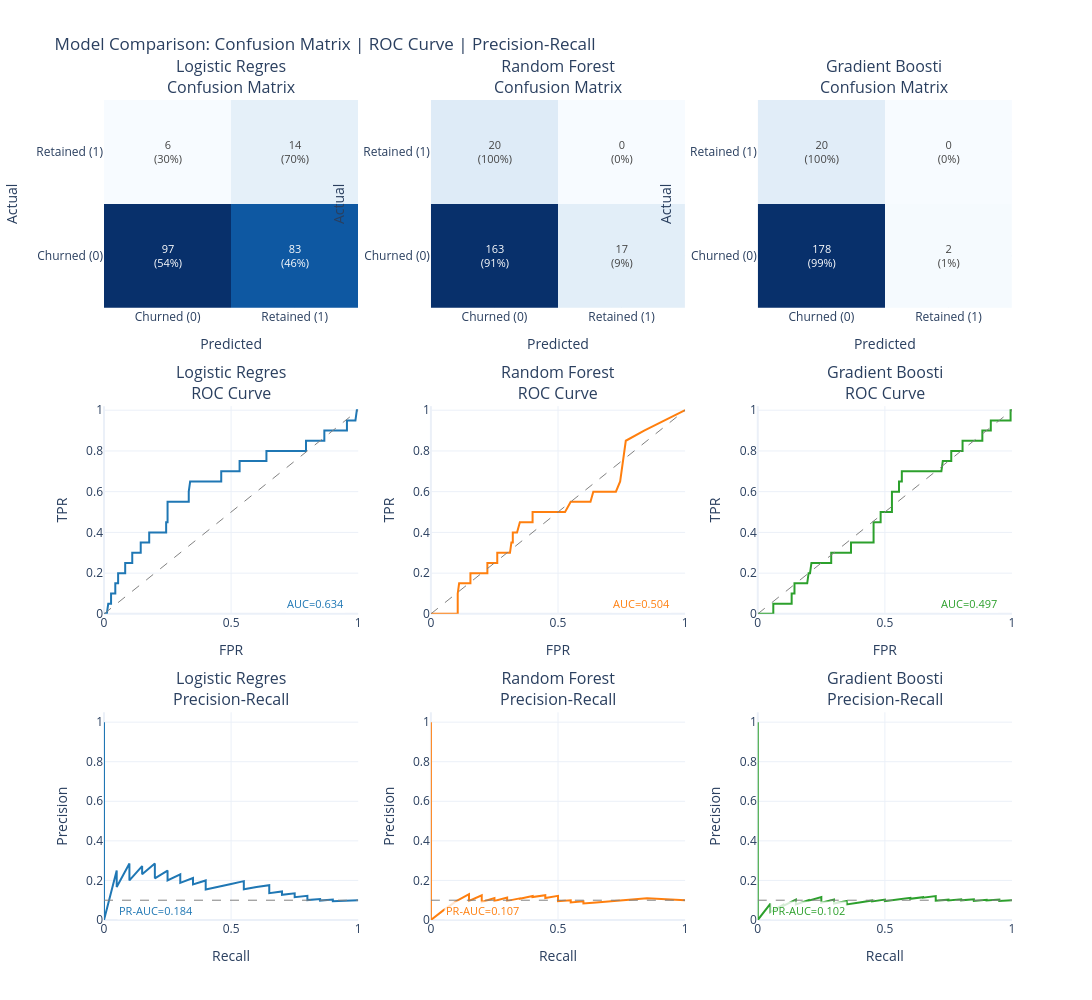

This figure's notebook cell:
### Markdown cell above
## 8.6 Model Comparison Grid

This visualization shows all models side-by-side with:
- **Row 1**: Confusion matrices (counts and percentages)
- **Row 2**: ROC curves with AUC scores
- **Row 3**: Precision-Recall curves with PR-AUC scores

**📖 How to Read:**
- **Confusion Matrix**: Diagonal = correct predictions. Off-diagonal = errors.
- **ROC Curve**: Higher curve = better. AUC > 0.8 is good, > 0.9 is excellent.
- **PR Curve**: Higher curve = better at finding positives without false alarms.

### Code cell
if not _skip_modeling:
    grid_results = {
        name: {"y_pred": data["y_pred"], "y_pred_proba": data["y_pred_proba"]}
        for name, data in model_predictions.items()
    }

    if _is_binary:
        fig = charts.model_comparison_grid(
            grid_results, y_test,
            class_labels=["Churned (0)", "Retained (1)"],
            title="Model Comparison: Confusion Matrix | ROC Curve | Precision-Recall"
        )
        display_figure(fig)
    else:
        import numpy as np
        import plotly.graph_objects as go
        from plotly.subplots import make_subplots
        from sklearn.metrics import confusion_matrix

        model_names = list(grid_results.keys())
        n_models = len(model_names)
        fig = make_subplots(rows=1, cols=n_models, subplot_titles=[f"{n[:20]}" for n in model_names])
        for i, name in enumerate(model_names):
            cm = confusion_matrix(y_test, grid_results[name]["y_pred"])
            fig.add_trace(go.Heatmap(
                z=cm, x=list(range(cm.shape[1])), y=list(range(cm.shape[0])),
                text=cm.astype(str), texttemplate="%{text}", showscale=False,
                colorscale="Blues",
            ), row=1, col=i + 1)
        fig.update_layout(title="Model Comparison: Confusion Matrices (multiclass)", height=400, width=350 * n_models + 50)
        display_figure(fig)

    print("\n" + "=" * 80)
    print("METRICS SUMMARY")
    print("=" * 80)
    _metrics_cols = ["Model", "Test AUC", "F1-Score", "Precision", "Recall"]
    if _is_binary:
        _metrics_cols.insert(2, "PR-AUC")
    display_table(results_df[_metrics_cols])

### Figure 1 — Plotly figure (JSON) as saved in the notebook; plotly's stock layout.template omitted (floating-point values rounded to 4 significant figures; data arrays with more than 128 entries replaced by an {"elided": "..."} marker saying what was removed)
{"data": [{"colorscale": [[0.0, "rgb(247,251,255)"], [0.125, "rgb(222,235,247)"], [0.25, "rgb(198,219,239)"], [0.375, "rgb(158,202,225)"], [0.5, "rgb(107,174,214)"], [0.625, "rgb(66,146,198)"], [0.75, "rgb(33,113,181)"], [0.875, "rgb(8,81,156)"], [1.0, "rgb(8,48,107)"]], "hovertemplate": "Actual: %{y}<br>Predicted: %{x}<br>Count: %{z}<extra></extra>", "showscale": false, "text": [["97<br>(54%)", "83<br>(46%)"], ["6<br>(30%)", "14<br>(70%)"]], "textfont": {"size": 11}, "texttemplate": "%{text}", "type": "heatmap", "x": ["Churned (0)", "Retained (1)"], "xaxis": "x", "y": ["Churned (0)", "Retained (1)"], "yaxis": "y", "z": [[97, 83], [6, 14]]}, {"hovertemplate": "FPR: %{x:.2f}<br>TPR: %{y:.2f}<extra></extra>", "line": {"color": "#1f77b4", "width": 2}, "mode": "lines", "name": "AUC=0.634", "showlegend": false, "type": "scatter", "x": [0.0, 0.005556, 0.01111, 0.01667, 0.02778, 0.02778, 0.04444, 0.04444, 0.05556, 0.05556, 0.08333, 0.08333, 0.1111, 0.1111, 0.1222, 0.1444, 0.1444, 0.1778, 0.1778, 0.1833, 0.1944, 0.2056, 0.2167, 0.2444, 0.2444, 0.25, 0.25, 0.2944, 0.3056, 0.3333, 0.3333, 0.3389, 0.35, 0.3611, 0.3722, 0.3833, 0.3889, 0.4111, 0.4167, 0.4278, 0.4611, 0.4611, 0.4944, 0.5167, 0.5333, 0.5333, 0.5944, 0.6056, 0.6222, 0.6333, 0.6389, 0.6389, 0.65, 0.6889, 0.7, 0.7944, 0.7944, 0.8056, 0.8111, 0.8333, 0.8667, 0.8667, 0.8833, 0.8944, 0.9556, 0.9556, 0.9889, 0.9944, 1.0], "xaxis": "x4", "y": [0.0, 0.0, 0.0, 0.05, 0.05, 0.1, 0.1, 0.15, 0.15, 0.2, 0.2, 0.25, 0.25, 0.3, 0.3, 0.3, 0.35, 0.35, 0.4, 0.4, 0.4, 0.4, 0.4, 0.4, 0.45, 0.45, 0.55, 0.55, 0.55, 0.55, 0.6, 0.65, 0.65, 0.65, 0.65, 0.65, 0.65, 0.65, 0.65, 0.65, 0.65, 0.7, 0.7, 0.7, 0.7, 0.75, 0.75, 0.75, 0.75, 0.75, 0.75, 0.8, 0.8, 0.8, 0.8, 0.8, 0.85, 0.85, 0.85, 0.85, 0.85, 0.9, 0.9, 0.9, 0.9, 0.95, 0.95, 1.0, 1.0], "yaxis": "y4"}, {"hoverinfo": "skip", "line": {"color": "gray", "dash": "dash", "width": 1}, "mode": "lines", "showlegend": false, "type": "scatter", "x": [0, 1], "xaxis": "x4", "y": [0, 1], "yaxis": "y4"}, {"hovertemplate": "Recall: %{x:.2f}<br>Precision: %{y:.2f}<extra></extra>", "line": {"color": "#1f77b4", "width": 2}, "mode": "lines", "name": "PR-AUC=0.184", "showlegend": false, "type": "scatter", "x": {"elided": "178 float values"}, "xaxis": "x7", "y": {"elided": "178 float values"}, "yaxis": "y7"}, {"hoverinfo": "skip", "line": {"color": "gray", "dash": "dash", "width": 1}, "mode": "lines", "showlegend": false, "type": "scatter", "x": [0, 1], "xaxis": "x7", "y": [0.1, 0.1], "yaxis": "y7"}, {"colorscale": [[0.0, "rgb(247,251,255)"], [0.125, "rgb(222,235,247)"], [0.25, "rgb(198,219,239)"], [0.375, "rgb(158,202,225)"], [0.5, "rgb(107,174,214)"], [0.625, "rgb(66,146,198)"], [0.75, "rgb(33,113,181)"], [0.875, "rgb(8,81,156)"], [1.0, "rgb(8,48,107)"]], "hovertemplate": "Actual: %{y}<br>Predicted: %{x}<br>Count: %{z}<extra></extra>", "showscale": false, "text": [["163<br>(91%)", "17<br>(9%)"], ["20<br>(100%)", "0<br>(0%)"]], "textfont": {"size": 11}, "texttemplate": "%{text}", "type": "heatmap", "x": ["Churned (0)", "Retained (1)"], "xaxis": "x2", "y": ["Churned (0)", "Retained (1)"], "yaxis": "y2", "z": [[163, 17], [20, 0]]}, {"hovertemplate": "FPR: %{x:.2f}<br>TPR: %{y:.2f}<extra></extra>", "line": {"color": "#ff7f0e", "width": 2}, "mode": "lines", "name": "AUC=0.504", "showlegend": false, "type": "scatter", "x": [0.0, 0.005556, 0.01667, 0.05556, 0.06667, 0.1056, 0.1056, 0.1111, 0.1389, 0.15, 0.1556, 0.1556, 0.2222, 0.2222, 0.2278, 0.2389, 0.2611, 0.2611, 0.2944, 0.3056, 0.3111, 0.3167, 0.3222, 0.3222, 0.3389, 0.35, 0.3611, 0.4, 0.4, 0.4111, 0.4222, 0.4333, 0.4611, 0.4722, 0.4778, 0.4944, 0.5, 0.5222, 0.5278, 0.55, 0.5611, 0.5722, 0.5889, 0.6056, 0.6278, 0.6389, 0.65, 0.6833, 0.6944, 0.7278, 0.7444, 0.7667, 0.8389, 1.0], "xaxis": "x5", "y": [0.0, 0.0, 0.0, 0.0, 0.0, 0.0, 0.1, 0.15, 0.15, 0.15, 0.15, 0.2, 0.2, 0.25, 0.25, 0.25, 0.25, 0.3, 0.3, 0.3, 0.3, 0.35, 0.35, 0.4, 0.4, 0.45, 0.45, 0.45, 0.5, 0.5, 0.5, 0.5, 0.5, 0.5, 0.5, 0.5, 0.5, 0.5, 0.5, 0.55, 0.55, 0.55, 0.55, 0.55, 0.55, 0.6, 0.6, 0.6, 0.6, 0.6, 0.65, 0.85, 0.9, 1.0], "yaxis": "y5"}, {"hoverinfo": "skip", "line": {"color": "gray", "dash": "dash", "width": 1}, "mode": "lines", "showlegend": false, "type": "scatter", "x": [0, 1], "xaxis": "x5", "y": [0, 1], "yaxis": "y5"}, {"hovertemplate": "Recall: %{x:.2f}<br>Precision: %{y:.2f}<extra></extra>", "line": {"color": "#ff7f0e", "width": 2}, "mode": "lines", "name": "PR-AUC=0.107", "showlegend": false, "type": "scatter", "x": [1.0, 0.9, 0.85, 0.65, 0.6, 0.6, 0.6, 0.6, 0.6, 0.6, 0.6, 0.55, 0.55, 0.55, 0.55, 0.55, 0.55, 0.55, 0.55, 0.55, 0.55, 0.55, 0.55, 0.5, 0.5, 0.5, 0.5, 0.5, 0.5, 0.5, 0.5, 0.5, 0.5, 0.5, 0.5, 0.5, 0.5, 0.5, 0.5, 0.5, 0.45, 0.45, 0.45, 0.45, 0.45, 0.45, 0.45, 0.45, 0.45, 0.4, 0.4, 0.4, 0.4, 0.35, 0.35, 0.3, 0.3, 0.3, 0.3, 0.3, 0.3, 0.3, 0.3, 0.3, 0.25, 0.25, 0.25, 0.25, 0.25, 0.25, 0.25, 0.2, 0.2, 0.2, 0.2, 0.2, 0.2, 0.2, 0.2, 0.2, 0.2, 0.2, 0.2, 0.2, 0.15, 0.15, 0.15, 0.15, 0.15, 0.15, 0.15, 0.15, 0.1, 0.05, 0.0, 0.0, 0.0, 0.0, 0.0, 0.0, 0.0, 0.0, 0.0, 0.0, 0.0, 0.0, 0.0, 0.0, 0.0, 0.0, 0.0, 0.0], "xaxis": "x8", "y": [0.1, 0.1065, 0.1097, 0.08844, 0.08392, 0.08759, 0.08824, 0.08889, 0.09302, 0.09375, 0.09449, 0.08871, 0.08943, 0.09016, 0.09091, 0.09167, 0.09402, 0.09483, 0.09565, 0.09649, 0.09821, 0.0991, 0.1, 0.09524, 0.09615, 0.09804, 0.1, 0.101, 0.1042, 0.1053, 0.1075, 0.1087, 0.1099, 0.1111, 0.1124, 0.1136, 0.1163, 0.1176, 0.119, 0.122, 0.1111, 0.1125, 0.1139, 0.1154, 0.1169, 0.1184, 0.12, 0.1216, 0.125, 0.1159, 0.1176, 0.1194, 0.1212, 0.1077, 0.1094, 0.09677, 0.09836, 0.1017, 0.1034, 0.1053, 0.1071, 0.1091, 0.1111, 0.1132, 0.09615, 0.09804, 0.1, 0.102, 0.1042, 0.1087, 0.1111, 0.09091, 0.09302, 0.09524, 0.09756, 0.1, 0.1026, 0.1053, 0.1081, 0.1111, 0.1143, 0.1176, 0.1212, 0.125, 0.09677, 0.1, 0.1071, 0.1111, 0.1154, 0.12, 0.125, 0.1304, 0.09524, 0.05, 0.0, 0.0, 0.0, 0.0, 0.0, 0.0, 0.0, 0.0, 0.0, 0.0, 0.0, 0.0, 0.0, 0.0, 0.0, 0.0, 0.0, 1.0], "yaxis": "y8"}, {"hoverinfo": "skip", "line": {"color": "gray", "dash": "dash", "width": 1}, "mode": "lines", "showlegend": false, "type": "scatter", "x": [0, 1], "xaxis": "x8", "y": [0.1, 0.1], "yaxis": "y8"}, {"colorscale": [[0.0, "rgb(247,251,255)"], [0.125, "rgb(222,235,247)"], [0.25, "rgb(198,219,239)"], [0.375, "rgb(158,202,225)"], [0.5, "rgb(107,174,214)"], [0.625, "rgb(66,146,198)"], [0.75, "rgb(33,113,181)"], [0.875, "rgb(8,81,156)"], [1.0, "rgb(8,48,107)"]], "hovertemplate": "Actual: %{y}<br>Predicted: %{x}<br>Count: %{z}<extra></extra>", "showscale": false, "text": [["178<br>(99%)", "2<br>(1%)"], ["20<br>(100%)", "0<br>(0%)"]], "textfont": {"size": 11}, "texttemplate": "%{text}", "type": "heatmap", "x": ["Churned (0)", "Retained (1)"], "xaxis": "x3", "y": ["Churned (0)", "Retained (1)"], "yaxis": "y3", "z": [[178, 2], [20, 0]]}, {"hovertemplate": "FPR: %{x:.2f}<br>TPR: %{y:.2f}<extra></extra>", "line": {"color": "#2ca02c", "width": 2}, "mode": "lines", "name": "AUC=0.497", "showlegend": false, "type": "scatter", "x": [0.0, 0.005556, 0.01667, 0.02778, 0.03333, 0.04444, 0.06111, 0.06111, 0.09444, 0.1056, 0.1111, 0.1222, 0.1333, 0.1333, 0.1444, 0.1444, 0.1944, 0.2, 0.2056, 0.2111, 0.2889, 0.2889, 0.3056, 0.3278, 0.3556, 0.3667, 0.3667, 0.3944, 0.4056, 0.4167, 0.4278, 0.4444, 0.4556, 0.4556, 0.4667, 0.4833, 0.4833, 0.4944, 0.5167, 0.5278, 0.5278, 0.5444, 0.5556, 0.5556, 0.5667, 0.5667, 0.6056, 0.6222, 0.6833, 0.7056, 0.7222, 0.7278, 0.7444, 0.7556, 0.7611, 0.7611, 0.7667, 0.7778, 0.7944, 0.8056, 0.8056, 0.8556, 0.8667, 0.8833, 0.8833, 0.9056, 0.9167, 0.9167, 0.9944, 0.9944, 1.0], "xaxis": "x6", "y": [0.0, 0.0, 0.0, 0.0, 0.0, 0.0, 0.0, 0.05, 0.05, 0.05, 0.05, 0.05, 0.05, 0.1, 0.1, 0.15, 0.15, 0.2, 0.2, 0.25, 0.25, 0.3, 0.3, 0.3, 0.3, 0.3, 0.35, 0.35, 0.35, 0.35, 0.35, 0.35, 0.35, 0.45, 0.45, 0.45, 0.5, 0.5, 0.5, 0.5, 0.6, 0.6, 0.6, 0.65, 0.65, 0.7, 0.7, 0.7, 0.7, 0.7, 0.7, 0.75, 0.75, 0.75, 0.75, 0.8, 0.8, 0.8, 0.8, 0.8, 0.85, 0.85, 0.85, 0.85, 0.9, 0.9, 0.9, 0.95, 0.95, 1.0, 1.0], "yaxis": "y6"}, {"hoverinfo": "skip", "line": {"color": "gray", "dash": "dash", "width": 1}, "mode": "lines", "showlegend": false, "type": "scatter", "x": [0, 1], "xaxis": "x6", "y": [0, 1], "yaxis": "y6"}, {"hovertemplate": "Recall: %{x:.2f}<br>Precision: %{y:.2f}<extra></extra>", "line": {"color": "#2ca02c", "width": 2}, "mode": "lines", "name": "PR-AUC=0.102", "showlegend": false, "type": "scatter", "x": {"elided": "173 float values"}, "xaxis": "x9", "y": {"elided": "173 float values"}, "yaxis": "y9"}, {"hoverinfo": "skip", "line": {"color": "gray", "dash": "dash", "width": 1}, "mode": "lines", "showlegend": false, "type": "scatter", "x": [0, 1], "xaxis": "x9", "y": [0.1, 0.1], "yaxis": "y9"}], "layout": {"annotations": [{"font": {"size": 16}, "showarrow": false, "text": "Logistic Regres<br>Confusion Matrix", "x": 0.14, "xanchor": "center", "xref": "paper", "y": 1.0, "yanchor": "bottom", "yref": "paper"}, {"font": {"size": 16}, "showarrow": false, "text": "Random Forest<br>Confusion Matrix", "x": 0.5, "xanchor": "center", "xref": "paper", "y": 1.0, "yanchor": "bottom", "yref": "paper"}, {"font": {"size": 16}, "showarrow": false, "text": "Gradient Boosti<br>Confusion Matrix", "x": 0.86, "xanchor": "center", "xref": "paper", "y": 1.0, "yanchor": "bottom", "yref": "paper"}, {"font": {"size": 16}, "showarrow": false, "text": "Logistic Regres<br>ROC Curve", "x": 0.14, "xanchor": "center", "xref": "paper", "y": 0.6267, "yanchor": "bottom", "yref": "paper"}, {"font": {"size": 16}, "showarrow": false, "text": "Random Forest<br>ROC Curve", "x": 0.5, "xanchor": "center", "xref": "paper", "y": 0.6267, "yanchor": "bottom", "yref": "paper"}, {"font": {"size": 16}, "showarrow": false, "text": "Gradient Boosti<br>ROC Curve", "x": 0.86, "xanchor": "center", "xref": "paper", "y": 0.6267, "yanchor": "bottom", "yref": "paper"}, {"font": {"size": 16}, "showarrow": false, "text": "Logistic Regres<br>Precision-Recall", "x": 0.14, "xanchor": "center", "xref": "paper", "y": 0.2533, "yanchor": "bottom", "yref": "paper"}, {"font": {"size": 16}, "showarrow": false, "text": "Random Forest<br>Precision-Recall", "x": 0.5, "xanchor": "center", "xref": "paper", "y": 0.2533, "yanchor": "bottom", "yref": "paper"}, {"font": {"size": 16}, "showarrow": false, "text": "Gradient Boosti<br>Precision-Recall", "x": 0.86, "xanchor": "center", "xref": "paper", "y": 0.2533, "yanchor": "bottom", "yref": "paper"}, {"bgcolor": "rgba(255,255,255,0.8)", "font": {"color": "#1f77b4", "size": 11}, "showarrow": false, "text": "AUC=0.634", "x": 0.95, "xanchor": "right", "xref": "x4", "y": 0.05, "yref": "y4"}, {"bgcolor": "rgba(255,255,255,0.8)", "font": {"color": "#1f77b4", "size": 11}, "showarrow": false, "text": "PR-AUC=0.184", "x": 0.05, "xanchor": "left", "xref": "x7", "y": 0.05, "yref": "y7"}, {"bgcolor": "rgba(255,255,255,0.8)", "font": {"color": "#ff7f0e", "size": 11}, "showarrow": false, "text": "AUC=0.504", "x": 0.95, "xanchor": "right", "xref": "x5", "y": 0.05, "yref": "y5"}, {"bgcolor": "rgba(255,255,255,0.8)", "font": {"color": "#ff7f0e", "size": 11}, "showarrow": false, "text": "PR-AUC=0.107", "x": 0.05, "xanchor": "left", "xref": "x8", "y": 0.05, "yref": "y8"}, {"bgcolor": "rgba(255,255,255,0.8)", "font": {"color": "#2ca02c", "size": 11}, "showarrow": false, "text": "AUC=0.497", "x": 0.95, "xanchor": "right", "xref": "x6", "y": 0.05, "yref": "y6"}, {"bgcolor": "rgba(255,255,255,0.8)", "font": {"color": "#2ca02c", "size": 11}, "showarrow": false, "text": "PR-AUC=0.102", "x": 0.05, "xanchor": "left", "xref": "x9", "y": 0.05, "yref": "y9"}], "height": 1000, "showlegend": false, "title": {"text": "Model Comparison: Confusion Matrix | ROC Curve | Precision-Recall"}, "width": 1100, "xaxis": {"anchor": "y", "domain": [0.0, 0.28], "title": {"text": "Predicted"}}, "xaxis2": {"anchor": "y2", "domain": [0.36, 0.64], "title": {"text": "Predicted"}}, "xaxis3": {"anchor": "y3", "domain": [0.72, 1.0], "title": {"text": "Predicted"}}, "xaxis4": {"anchor": "y4", "domain": [0.0, 0.28], "range": [0, 1], "title": {"text": "FPR"}}, "xaxis5": {"anchor": "y5", "domain": [0.36, 0.64], "range": [0, 1], "title": {"text": "FPR"}}, "xaxis6": {"anchor": "y6", "domain": [0.72, 1.0], "range": [0, 1], "title": {"text": "FPR"}}, "xaxis7": {"anchor": "y7", "domain": [0.0, 0.28], "range": [0, 1], "title": {"text": "Recall"}}, "xaxis8": {"anchor": "y8", "domain": [0.36, 0.64], "range": [0, 1], "title": {"text": "Recall"}}, "xaxis9": {"anchor": "y9", "domain": [0.72, 1.0], "range": [0, 1], "title": {"text": "Recall"}}, "yaxis": {"anchor": "x", "domain": [0.7467, 1.0], "title": {"text": "Actual"}}, "yaxis2": {"anchor": "x2", "domain": [0.7467, 1.0], "title": {"text": "Actual"}}, "yaxis3": {"anchor": "x3", "domain": [0.7467, 1.0], "title": {"text": "Actual"}}, "yaxis4": {"anchor": "x4", "domain": [0.3733, 0.6267], "range": [0, 1.02], "title": {"text": "TPR"}}, "yaxis5": {"anchor": "x5", "domain": [0.3733, 0.6267], "range": [0, 1.02], "title": {"text": "TPR"}}, "yaxis6": {"anchor": "x6", "domain": [0.3733, 0.6267], "range": [0, 1.02], "title": {"text": "TPR"}}, "yaxis7": {"anchor": "x7", "domain": [0.0, 0.2533], "range": [0, 1.05], "title": {"text": "Precision"}}, "yaxis8": {"anchor": "x8", "domain": [0.0, 0.2533], "range": [0, 1.05], "title": {"text": "Precision"}}, "yaxis9": {"anchor": "x9", "domain": [0.0, 0.2533], "range": [0, 1.05], "title": {"text": "Precision"}}}}
